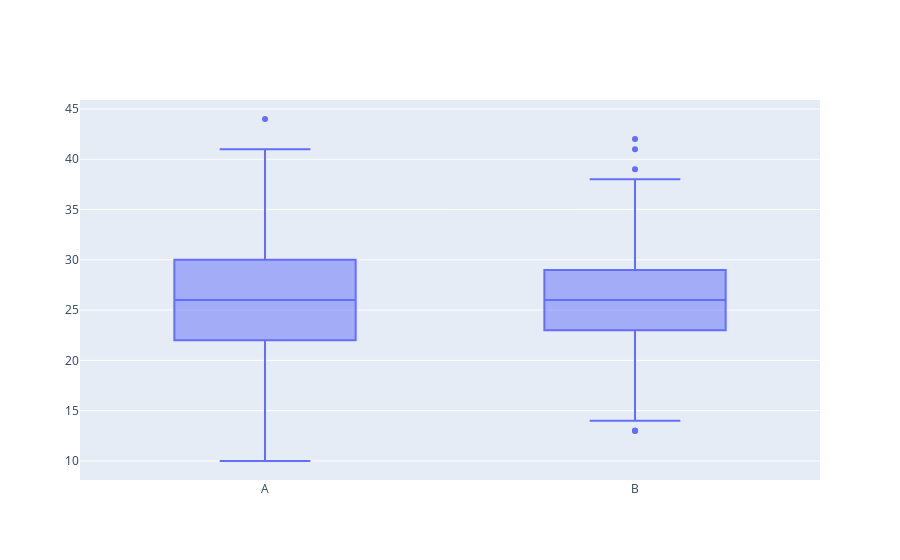

Notebook cell for this chart:
### Code cell
#Box plot
trace0=go.Box(y=df.BUN,
              x=df.Group,
             )
data = [trace0]
iplot({"data":data})

### Figure 1 — Plotly figure (JSON) as saved in the notebook; plotly's stock layout.template omitted (floating-point values rounded to 4 significant figures; data arrays with more than 128 entries replaced by an {"elided": "..."} marker saying what was removed)
{"data": [{"type": "box", "x": {"elided": "900 str values"}, "y": {"elided": "900 int values"}}], "layout": {"autosize": true, "xaxis": {"autorange": true, "range": [-0.5, 1.5], "type": "category"}, "yaxis": {"autorange": true, "range": [8.111, 45.89], "type": "linear"}}}
